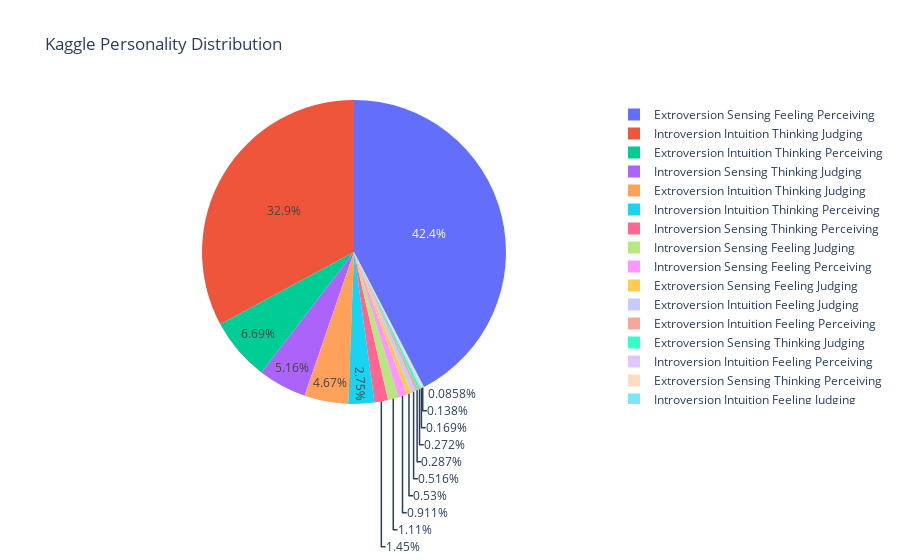

Source (notebook cell):
### Code cell
labels = pred_df['description']
sizes = pred_df['percent']*100

trace = go.Pie(labels=labels, values=sizes)
layout = go.Layout(
    title='Kaggle Personality Distribution'
)
data = [trace]
fig = go.Figure(data=data, layout=layout)
py.iplot(fig)

### Figure 1 — Plotly figure (JSON) as saved in the notebook; plotly's stock layout.template omitted (floating-point values rounded to 4 significant figures)
{"data": [{"labels": ["Extroversion Sensing Feeling Perceiving", "Introversion Intuition Thinking Judging", "Extroversion Intuition Thinking Perceiving", "Introversion Sensing Thinking Judging", "Extroversion Intuition Thinking Judging", "Introversion Intuition Thinking Perceiving", "Introversion Sensing Thinking Perceiving", "Introversion Sensing Feeling Judging", "Introversion Sensing Feeling Perceiving", "Extroversion Sensing Feeling Judging", "Extroversion Intuition Feeling Judging", "Extroversion Intuition Feeling Perceiving", "Extroversion Sensing Thinking Judging", "Introversion Intuition Feeling Perceiving", "Extroversion Sensing Thinking Perceiving", "Introversion Intuition Feeling Judging"], "type": "pie", "values": [42.38, 32.88, 6.692, 5.156, 4.669, 2.755, 1.451, 1.112, 0.9111, 0.5297, 0.516, 0.2869, 0.2717, 0.1688, 0.1383, 0.08579]}], "layout": {"title": {"text": "Kaggle Personality Distribution"}}}
